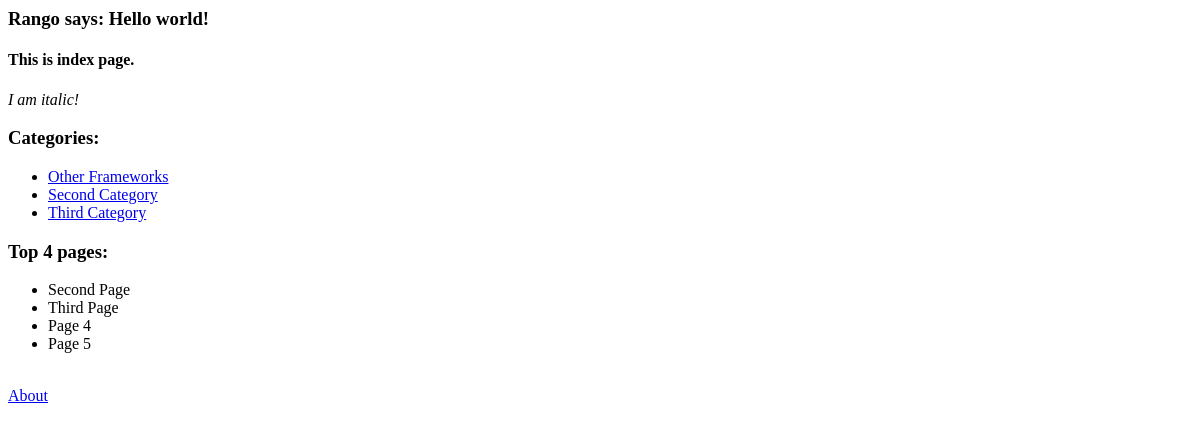
The page /rango/ on the database as committed earlier.
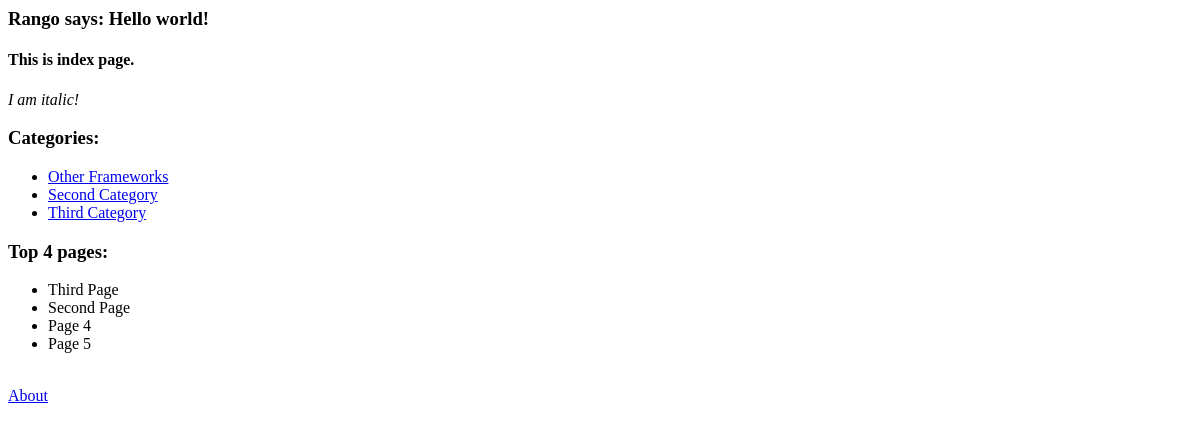
The same page on the database as committed later.
### rango/models.py (models this page shows, shortened)
class Category(models.Model):
	name = models.CharField(max_length=128, unique=True)
	views = models.IntegerField(default=0)
	likes = models.IntegerField(default=0)
	pub_date = models.DateTimeField('date published', default=timezone.now)
	slug = models.SlugField()

class Page(models.Model):
	category = models.ForeignKey(Category)
	title = models.CharField(max_length=128)
	url = models.URLField()
	views = models.IntegerField(default=0)

### rango/views.py (the view)
def index(request):
	categories = Category.objects.order_by('name')
	pages = Page.objects.order_by('-views')
	context = { 'italicmessage': 'I am italic!',
				'categories': categories,
			    'pages': pages }
	return render(request, 'rango/index.html', context)

### rango/templates/rango/index.html
<h3>Rango says: Hello world!</h3>
<h4>This is index page.</h4>
<i>{{ italicmessage }}</i>
{% if categories %}
	<h3>Categories:</h3>
	<ul>
		{% for category in categories %}
		<li><a href='/rango/category/{{ category.slug }}'>{{ category.name }}</a></li>
		{% endfor %}
	</ul>
{% else %}
	<b>There are no categories present.</b>
{% endif %}
{% if pages %}
	<h3>Top {{ pages|length }} pages:</h3>
	<ul>
		{% for page in pages %}
		<li>{{ page.title }}</li>
		{% endfor %}
	</ul>
{% endif %}
<br/> <a href='/rango/about'>About</a>

Rows that differ between the two databases and show on the page:
changed Page "Third Page": moves up the list
